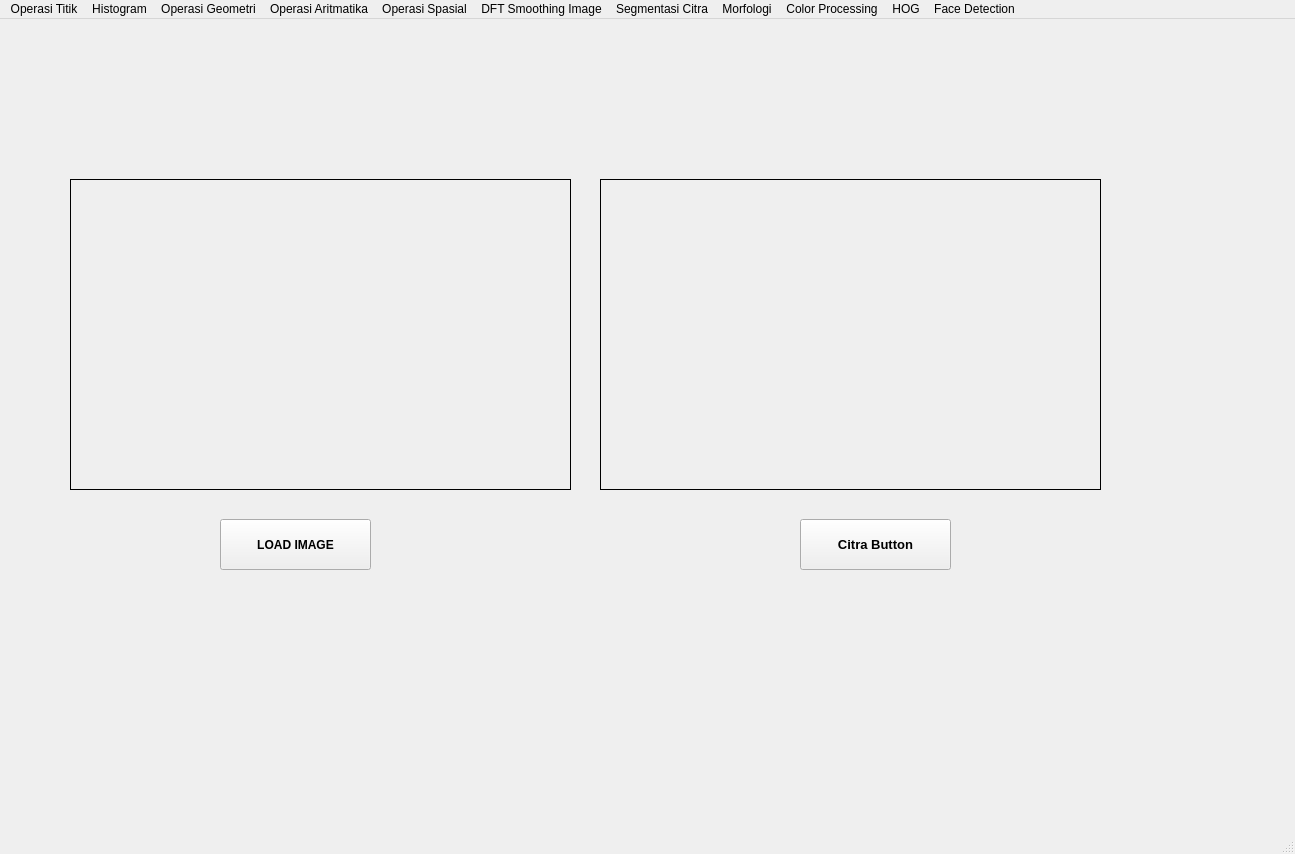
<?xml version="1.0" encoding="UTF-8"?>
<ui version="4.0">
 <class>MainWindow</class>
 <widget class="QMainWindow" name="MainWindow">
  <property name="geometry">
   <rect>
    <x>0</x>
    <y>0</y>
    <width>1295</width>
    <height>854</height>
   </rect>
  </property>
  <property name="windowTitle">
   <string>MainWindow</string>
  </property>
  <widget class="QWidget" name="centralwidget">
   <widget class="QPushButton" name="loadButton">
    <property name="geometry">
     <rect>
      <x>220</x>
      <y>500</y>
      <width>151</width>
      <height>51</height>
     </rect>
    </property>
    <property name="font">
     <font>
      <pointsize>9</pointsize>
      <weight>75</weight>
      <bold>true</bold>
     </font>
    </property>
    <property name="text">
     <string>LOAD IMAGE</string>
    </property>
   </widget>
   <widget class="QLabel" name="imgLabel">
    <property name="geometry">
     <rect>
      <x>70</x>
      <y>160</y>
      <width>501</width>
      <height>311</height>
     </rect>
    </property>
    <property name="frameShape">
     <enum>QFrame::Box</enum>
    </property>
    <property name="text">
     <string/>
    </property>
   </widget>
   <widget class="QLabel" name="imgLabel2">
    <property name="enabled">
     <bool>true</bool>
    </property>
    <property name="geometry">
     <rect>
      <x>600</x>
      <y>160</y>
      <width>501</width>
      <height>311</height>
     </rect>
    </property>
    <property name="frameShape">
     <enum>QFrame::Box</enum>
    </property>
    <property name="text">
     <string/>
    </property>
   </widget>
   <widget class="QPushButton" name="grayButton">
    <property name="geometry">
     <rect>
      <x>800</x>
      <y>500</y>
      <width>151</width>
      <height>51</height>
     </rect>
    </property>
    <property name="font">
     <font>
      <pointsize>10</pointsize>
      <weight>75</weight>
      <bold>true</bold>
     </font>
    </property>
    <property name="text">
     <string>Citra Button</string>
    </property>
   </widget>
  </widget>
  <widget class="QMenuBar" name="menubar">
   <property name="geometry">
    <rect>
     <x>0</x>
     <y>0</y>
     <width>1295</width>
     <height>26</height>
    </rect>
   </property>
   <widget class="QMenu" name="menuOperasi_Ttik">
    <property name="title">
     <string>Operasi Titik</string>
    </property>
    <addaction name="actionCitra_Kecerahan"/>
    <addaction name="actionCitra_Kontras"/>
    <addaction name="actioncontrast_stretching"/>
    <addaction name="actionCitra_Negative"/>
    <addaction name="actionCitra_Biner"/>
   </widget>
   <widget class="QMenu" name="menuHistogram">
    <property name="title">
     <string>Histogram</string>
    </property>
    <addaction name="actionHistogram_Grayscale"/>
    <addaction name="actionHistogram_RGB"/>
    <addaction name="actionHistogram_Equalization"/>
   </widget>
   <widget class="QMenu" name="menuOperasi_Geometri">
    <property name="title">
     <string>Operasi Geometri</string>
    </property>
    <widget class="QMenu" name="menuRotasi">
     <property name="title">
      <string>Rotasi</string>
     </property>
     <addaction name="action_45_Derajat"/>
     <addaction name="action90_Derajat"/>
     <addaction name="action45_Derajat"/>
     <addaction name="actionminus_90_Derajat"/>
     <addaction name="action180_Derajat"/>
    </widget>
    <widget class="QMenu" name="menuResize">
     <property name="title">
      <string>Resize</string>
     </property>
     <widget class="QMenu" name="menuZoomIn">
      <property name="title">
       <string>ZoomIn</string>
      </property>
      <addaction name="action2x"/>
      <addaction name="action3x"/>
      <addaction name="action4x"/>
     </widget>
     <widget class="QMenu" name="menuZoomOut">
      <property name="title">
       <string>ZoomOut</string>
      </property>
      <addaction name="action1_2"/>
      <addaction name="action1_4"/>
      <addaction name="action3_4"/>
     </widget>
     <addaction name="menuZoomIn"/>
     <addaction name="menuZoomOut"/>
    </widget>
    <addaction name="actionTranslasi"/>
    <addaction name="menuRotasi"/>
    <addaction name="menuResize"/>
    <addaction name="actionCrop"/>
    <addaction name="actionTranspose"/>
   </widget>
   <widget class="QMenu" name="menuOperasi_Aritmatika">
    <property name="title">
     <string>Operasi Aritmatika</string>
    </property>
    <addaction name="actionTambah_dan_Kurang"/>
    <addaction name="actionBoolean"/>
   </widget>
   <widget class="QMenu" name="menuOperasi_Spasial">
    <property name="title">
     <string>Operasi Spasial</string>
    </property>
    <widget class="QMenu" name="menuKonvolusi">
     <property name="title">
      <string>Konvolusi</string>
     </property>
     <addaction name="actionFiltering_1"/>
     <addaction name="actionFiltering_2"/>
    </widget>
    <widget class="QMenu" name="menuMean">
     <property name="title">
      <string>Mean</string>
     </property>
     <addaction name="action3x3"/>
     <addaction name="action2x2"/>
    </widget>
    <widget class="QMenu" name="menuSharpening">
     <property name="title">
      <string>Sharpening</string>
     </property>
     <addaction name="actionSharpening_1"/>
     <addaction name="actionSharpening_2"/>
     <addaction name="actionSharpening_3"/>
     <addaction name="actionSharpening_4"/>
     <addaction name="actionSharpening_5"/>
     <addaction name="actionSharpening_6"/>
    </widget>
    <addaction name="menuKonvolusi"/>
    <addaction name="menuMean"/>
    <addaction name="actionGaussian"/>
    <addaction name="menuSharpening"/>
    <addaction name="actionLaplace"/>
    <addaction name="actionMedian_Filtering"/>
    <addaction name="actionMax_Filtering"/>
    <addaction name="actionMin_Filtering"/>
   </widget>
   <widget class="QMenu" name="menuDFT_Smoothing_Image">
    <property name="title">
     <string>DFT Smoothing Image</string>
    </property>
    <widget class="QMenu" name="menuDeteksi_Tepi">
     <property name="title">
      <string>Deteksi Tepi</string>
     </property>
     <addaction name="actionSobel"/>
     <addaction name="actionCanny_Edge_2"/>
     <addaction name="actionRobert"/>
     <addaction name="actionPrewitt"/>
    </widget>
    <addaction name="actionFourier"/>
    <addaction name="actionEdge"/>
    <addaction name="menuDeteksi_Tepi"/>
   </widget>
   <widget class="QMenu" name="menuThresholding">
    <property name="title">
     <string>Segmentasi Citra</string>
    </property>
    <widget class="QMenu" name="menuLocal_Thresholding">
     <property name="title">
      <string>Local Thresholding</string>
     </property>
     <addaction name="actionMean_Thresholding"/>
     <addaction name="actionGaussian_Thresholding"/>
     <addaction name="actionOtsu_Thresholding"/>
    </widget>
    <addaction name="actionBinary"/>
    <addaction name="actionBinary_Invers"/>
    <addaction name="actionTrunc"/>
    <addaction name="actionTo_Zero"/>
    <addaction name="actionTo_Zero_Invers"/>
    <addaction name="menuLocal_Thresholding"/>
    <addaction name="actionContour"/>
   </widget>
   <widget class="QMenu" name="menuMorfologi_2">
    <property name="title">
     <string>Morfologi</string>
    </property>
    <addaction name="actionmorfologi_2"/>
   </widget>
   <widget class="QMenu" name="menuColor_Processing">
    <property name="title">
     <string>Color Processing</string>
    </property>
    <addaction name="actionTracking"/>
    <addaction name="actionPicker"/>
   </widget>
   <widget class="QMenu" name="menuHOG">
    <property name="title">
     <string>HOG</string>
    </property>
    <addaction name="actionHOG"/>
    <addaction name="actionJalan"/>
    <addaction name="actionObjectDetection"/>
    <addaction name="actionFace_and_Eye"/>
    <addaction name="actionPedestrian"/>
    <addaction name="actionCircle_Hough"/>
   </widget>
   <widget class="QMenu" name="menuFace_Detection">
    <property name="title">
     <string>Face Detection</string>
    </property>
    <addaction name="actionFacial_Landmark"/>
   </widget>
   <addaction name="menuOperasi_Ttik"/>
   <addaction name="menuHistogram"/>
   <addaction name="menuOperasi_Geometri"/>
   <addaction name="menuOperasi_Aritmatika"/>
   <addaction name="menuOperasi_Spasial"/>
   <addaction name="menuDFT_Smoothing_Image"/>
   <addaction name="menuThresholding"/>
   <addaction name="menuMorfologi_2"/>
   <addaction name="menuColor_Processing"/>
   <addaction name="menuHOG"/>
   <addaction name="menuFace_Detection"/>
  </widget>
  <widget class="QStatusBar" name="statusbar"/>
  <action name="actionCitra_Keabuan">
   <property name="text">
    <string>Citra Keabuan</string>
   </property>
  </action>
  <action name="actionCitra_Kecerahan">
   <property name="text">
    <string>Citra_kecerahan</string>
   </property>
  </action>
  <action name="actionCitra_Kontras">
   <property name="text">
    <string>Citra Kontras</string>
   </property>
  </action>
  <action name="actioncontrast_stretching">
   <property name="text">
    <string>Contrast Stretching</string>
   </property>
  </action>
  <action name="actionCitra_Negative">
   <property name="text">
    <string>Citra Negative</string>
   </property>
  </action>
  <action name="actionCitra_Biner">
   <property name="text">
    <string>Citra Biner</string>
   </property>
  </action>
  <action name="actionHistogram_Grayscale">
   <property name="text">
    <string>Histogram Grayscale</string>
   </property>
  </action>
  <action name="actionHistogram_RGB">
   <property name="text">
    <string>Histogram RGB</string>
   </property>
  </action>
  <action name="actionHistogram_Equalization">
   <property name="text">
    <string>Histogram Equalization</string>
   </property>
  </action>
  <action name="actionTranslasi">
   <property name="text">
    <string>Translasi</string>
   </property>
  </action>
  <action name="action_45_Derajat">
   <property name="text">
    <string>minus 45 Derajat</string>
   </property>
  </action>
  <action name="action90_Derajat">
   <property name="text">
    <string>90 Derajat</string>
   </property>
  </action>
  <action name="actionZoomIn_3x">
   <property name="text">
    <string>ZoomIn 3x</string>
   </property>
  </action>
  <action name="actionCrop">
   <property name="text">
    <string>Crop</string>
   </property>
  </action>
  <action name="actionTambah_dan_Kurang">
   <property name="text">
    <string>Tambah, Kurang, Kali, Bagi</string>
   </property>
  </action>
  <action name="actionBoolean">
   <property name="text">
    <string>Boolean</string>
   </property>
  </action>
  <action name="action45_Derajat">
   <property name="text">
    <string>45 Derajat</string>
   </property>
  </action>
  <action name="actionminus_90_Derajat">
   <property name="text">
    <string>minus 90 Derajat</string>
   </property>
  </action>
  <action name="action180_Derajat">
   <property name="text">
    <string>180 Derajat</string>
   </property>
  </action>
  <action name="action2x">
   <property name="text">
    <string>2x</string>
   </property>
  </action>
  <action name="action3x">
   <property name="text">
    <string>3x</string>
   </property>
  </action>
  <action name="action1_2">
   <property name="text">
    <string>1/2</string>
   </property>
  </action>
  <action name="action1_4">
   <property name="text">
    <string>1/4</string>
   </property>
  </action>
  <action name="action3_4">
   <property name="text">
    <string>3/4</string>
   </property>
  </action>
  <action name="action4x">
   <property name="text">
    <string>4x</string>
   </property>
  </action>
  <action name="actionTranspose">
   <property name="text">
    <string>Transpose</string>
   </property>
  </action>
  <action name="actionFiltering_1">
   <property name="text">
    <string>Filtering 1</string>
   </property>
  </action>
  <action name="actionFiltering_2">
   <property name="text">
    <string>Filtering 2</string>
   </property>
  </action>
  <action name="action3x3">
   <property name="text">
    <string>3x3</string>
   </property>
  </action>
  <action name="action2x2">
   <property name="text">
    <string>2x2</string>
   </property>
  </action>
  <action name="actionGaussian">
   <property name="text">
    <string>Gaussian</string>
   </property>
  </action>
  <action name="actionSharpening_1">
   <property name="text">
    <string>Sharpening 1</string>
   </property>
  </action>
  <action name="actionSharpening_2">
   <property name="text">
    <string>Sharpening 2</string>
   </property>
  </action>
  <action name="actionSharpening_3">
   <property name="text">
    <string>Sharpening 3</string>
   </property>
  </action>
  <action name="actionSharpening_4">
   <property name="text">
    <string>Sharpening 4</string>
   </property>
  </action>
  <action name="actionSharpening_5">
   <property name="text">
    <string>Sharpening 5</string>
   </property>
  </action>
  <action name="actionSharpening_6">
   <property name="text">
    <string>Sharpening 6</string>
   </property>
  </action>
  <action name="actionLaplace">
   <property name="text">
    <string>Laplace</string>
   </property>
  </action>
  <action name="actionMedian_Filtering">
   <property name="text">
    <string>Median Filtering</string>
   </property>
  </action>
  <action name="actionMax_Filtering">
   <property name="text">
    <string>Max_Filtering</string>
   </property>
  </action>
  <action name="actionMin_Filtering">
   <property name="text">
    <string>Min Filtering</string>
   </property>
  </action>
  <action name="actionFourier">
   <property name="text">
    <string>Fourier</string>
   </property>
  </action>
  <action name="actionEdge">
   <property name="text">
    <string>Edge</string>
   </property>
  </action>
  <action name="actionCanny_Edge">
   <property name="text">
    <string>Canny Edge</string>
   </property>
  </action>
  <action name="actionSobel">
   <property name="text">
    <string>Sobel</string>
   </property>
  </action>
  <action name="actionCanny_Edge_2">
   <property name="text">
    <string>Canny Edge</string>
   </property>
  </action>
  <action name="actionRobert">
   <property name="text">
    <string>Robert</string>
   </property>
  </action>
  <action name="actionPrewitt">
   <property name="text">
    <string>Prewitt</string>
   </property>
  </action>
  <action name="actionErosi">
   <property name="text">
    <string>Dilasi</string>
   </property>
  </action>
  <action name="actionDilasi">
   <property name="text">
    <string>Dilasi</string>
   </property>
  </action>
  <action name="actionErosi_2">
   <property name="text">
    <string>Erosi</string>
   </property>
  </action>
  <action name="actionOpening">
   <property name="text">
    <string>Opening</string>
   </property>
  </action>
  <action name="actionClosing">
   <property name="text">
    <string>Closing</string>
   </property>
  </action>
  <action name="actionmorfologi">
   <property name="text">
    <string>morfologi</string>
   </property>
  </action>
  <action name="actionThresholding">
   <property name="text">
    <string>Thresholding</string>
   </property>
  </action>
  <action name="actionBinary">
   <property name="text">
    <string>Binary</string>
   </property>
  </action>
  <action name="actionBinary_Invers">
   <property name="text">
    <string>Binary Invers</string>
   </property>
  </action>
  <action name="actionTrunc">
   <property name="text">
    <string>Trunc</string>
   </property>
  </action>
  <action name="actionTo_Zero">
   <property name="text">
    <string>To Zero</string>
   </property>
  </action>
  <action name="actionTo_Zero_Invers">
   <property name="text">
    <string>To Zero Invers</string>
   </property>
  </action>
  <action name="actionMean_Thresholding">
   <property name="text">
    <string>Mean Thresholding</string>
   </property>
  </action>
  <action name="actionGaussian_Thresholding">
   <property name="text">
    <string>Gaussian Thresholding</string>
   </property>
  </action>
  <action name="actionOtsu_Thresholding">
   <property name="text">
    <string>Otsu Thresholding</string>
   </property>
  </action>
  <action name="actionContour">
   <property name="text">
    <string>Contour</string>
   </property>
  </action>
  <action name="actionMorfologi">
   <property name="text">
    <string>Morfologi</string>
   </property>
  </action>
  <action name="actionmorfologi_2">
   <property name="text">
    <string>morfologi</string>
   </property>
  </action>
  <action name="actionTracking">
   <property name="text">
    <string>Tracking</string>
   </property>
  </action>
  <action name="actionPicker">
   <property name="text">
    <string>Picker</string>
   </property>
  </action>
  <action name="actionJalan">
   <property name="text">
    <string>Jalan</string>
   </property>
  </action>
  <action name="actionObjectDetection">
   <property name="text">
    <string>ObjectDetection</string>
   </property>
  </action>
  <action name="actionHOG">
   <property name="text">
    <string>HOG</string>
   </property>
  </action>
  <action name="actionFace_and_Eye">
   <property name="text">
    <string>Face and Eye</string>
   </property>
  </action>
  <action name="actionPedestrian">
   <property name="text">
    <string>Pedestrian</string>
   </property>
  </action>
  <action name="actionCircle_Hough">
   <property name="text">
    <string>Circle Hough</string>
   </property>
  </action>
  <action name="actionFacial_Landmark">
   <property name="text">
    <string>Facial Landmark</string>
   </property>
  </action>
 </widget>
 <resources/>
 <connections/>
</ui>
